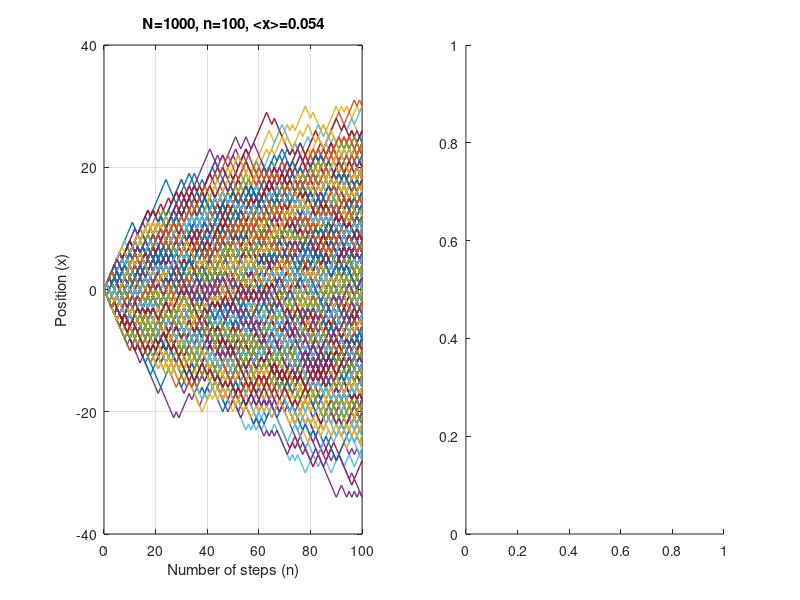

Write the MATLAB code that produced this figure. (Note: this script raises an error after producing the figure.)
% Number of walkers
N = 1000;

% Number of steps
n = 100;

% Initialize positions
positions = zeros(N, n+1);

% Perform random walk
for i = 2:n+1
    step = 2 * (rand(N, 1) > 0.5) - 1; % Step is either -1 or 1
    positions(:, i) = positions(:, i-1) + step;
end

% Calculate the mean final position
mean_final_position = mean(positions(:, end));

% Plot trajectories of walkers
figure;
subplot(1,2,1);
plot(0:n, positions', 'LineWidth', 1);
title(['N=', num2str(N), ', n=', num2str(n), ', <x>=', num2str(mean_final_position)]);
xlabel('Number of steps (n)');
ylabel('Position (x)');
grid on;

% Plot histogram of final positions
subplot(1,2,2);
histogram(positions(:, end), 'Normalization', 'count');
title([num2str(n), ' steps of random walk']);
xlabel('Position');
ylabel('Number of particles');
grid on;
